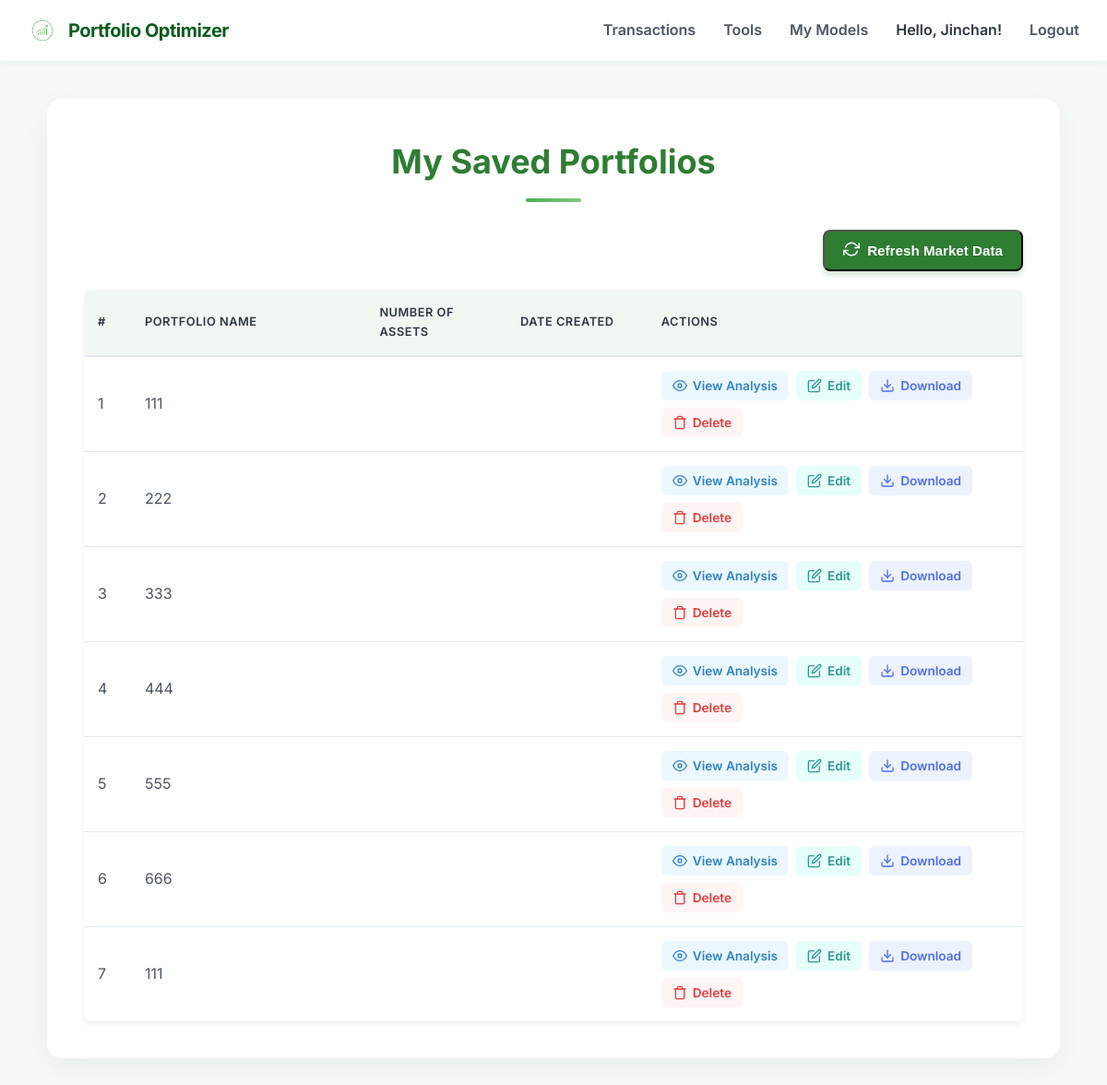
The page /portfolio/saved (signed in) on the database its author committed.
### app/models.py (models this page shows, shortened)
class User(db.Model, UserMixin): # <--- ADDED UserMixin inheritance
    id = db.Column(db.Integer, primary_key=True)
    username = db.Column(db.String(50), unique=True, nullable=False)
    email = db.Column(db.String(120), unique=True, nullable=False)
    password_hash = db.Column(db.String(100), nullable=False)
    is_admin = db.Column(db.Boolean, default=False, nullable=False) # Flag if user is an administrator
    is_active = db.Column(db.Boolean, default=True, nullable=False) # Flag if account is active (can be disabled by admin)
    password_reset_required = db.Column(db.Boolean, default=False, nullable=False) # Flag to force password reset on next login
    assets = db.relationship("Asset", backref="user", lazy=True)
    portfolios = db.relationship("Portfolio", backref="user", lazy=True)
    transactions = db.relationship('Transaction', backref='user', lazy=True) # Associate transactions with user
    @property
    def is_authenticated(self):
        return True

class Portfolio(db.Model):
    id              = db.Column(db.Integer, primary_key=True)
    user_id         = db.Column(db.Integer, db.ForeignKey("user.id"), nullable=False)
    portfolio_name  = db.Column(db.String(100), nullable=False)
    total_value     = db.Column(db.Float, nullable=False, default=0.0)
    purchase_date   = db.Column(db.DateTime, default=datetime.now(UTC))
    holdings = db.relationship("PortfolioAsset", back_populates="portfolio", cascade="all, delete-orphan", lazy="joined")

### app/routes/portfolio_api.py (the view)
@portfolio_bp.route('/saved', methods=['GET']) # Changed route from /saved-portfolios
@login_required # <--- ADDED Flask-Login decorator to require login
def saved_portfolios():
    user_id = current_user.id # <--- CHANGED from session.get('user_id')
    username = current_user.username # Access username via current_user
    try:
        portfolios = (Portfolio.query
                      .filter_by(user_id=user_id)
                      .options(joinedload(Portfolio.holdings).joinedload(PortfolioAsset.asset))
                      .all())
        print(f"Efficient Frontier page: Found {len(portfolios)} portfolios for user {user_id}.")
    except Exception as e:
        current_app.logger.error(f"Error fetching portfolios for Saved Portfolios page (user {user_id}): {str(e)}")
        traceback.print_exc() # Uncomment for debug
        flash('Error loading portfolios. Please try again.', 'danger')
        portfolios = []
    return render_template('saved-portfolios.html',
                           username=username,
                           portfolios=portfolios) # Pass portfolios list

### app/models.py (called while the page is built)
@login_manager.user_loader # <--- REGISTER THIS FUNCTION
def load_user(user_id):
    if user_id is not None:
        return User.query.get(int(user_id)) # <--- Query the User model
    return None # Return None if user_id is None

### templates/saved-portfolios.html (shortened to what this page needs)
<!DOCTYPE html>
<html lang="en">
<head>
</head>
<body>
  <div class="header">
    <div class="logo">
      <a href="{{ url_for('auth.index') }}" style="text-decoration: none; display: flex; align-items: center;">
        <img src="{{ url_for('static', filename='logo.jpeg') }}" alt="Logo">
        <div class="logo-text">Portfolio Optimizer</div>
      </a>
    </div>
    <div class="nav">
      <a href="{{ url_for('transactions.get_transactions') }}">Transactions</a>
      <div class="dropdown">
        <a href="#">Tools</a>
      </div>
      <div class="dropdown">
        <a href="#">My Models</a>
      </div>
      {% if current_user.is_authenticated %}
        <a href="{{ url_for('auth.index') }}" style="text-decoration: none;">
          <span>Hello, {{ current_user.username }}!</span>
        </a>
        <a href="#" id="logoutButton">Logout</a>
      {% else %}
        <a href="{{ url_for('auth.login_page') }}">Login</a>
        <a href="{{ url_for('auth.register_page') }}">Sign Up</a>
      {% endif %}
    </div>
  </div>
  <div class="content-container">
    <h1 class="page-title">My Saved Portfolios</h1>
    <div class="refresh-section">
      <button id="refresh-market-data" class="refresh-btn">
        <span id="refresh-icon" class="refresh-icon">
        </span>
        Refresh Market Data
      </button>
    </div>
    {% if portfolios %}
      <div class="portfolio-table-container">
        <table class="portfolio-table">
          <thead>
            <tr>
              <th width="5%">#</th>
              <th width="25%">Portfolio Name</th>
              <th width="15%">Number of Assets</th>
              <th width="15%">Date Created</th>
              <th width="40%">Actions</th>
            </tr>
          </thead>
          <tbody>
            {% for portfolio_data in portfolios %}
            <tr id="portfolio-row-{{ portfolio_data.id }}">
              <td>{{ loop.index }}</td>
              <td>{{ portfolio_data.portfolio_name }}</td>
              <td>{{ portfolio_data.num_assets }}</td>
              <td>{{ portfolio_data.created_at }}</td>
              <td>
                <div class="action-buttons">
                  <button class="action-btn btn-view" onclick="location.href='{{ url_for('portfolio_api.view_dashboard', portfolio_id=portfolio_data.id) }}'">
                    <svg xmlns="http://www.w3.org/2000/svg" width="16" height="16" viewBox="0 0 24 24" fill="none" stroke="currentColor" stroke-width="2" stroke-linecap="round" stroke-linejoin="round">
                      <path d="M1 12s4-8 11-8 11 8 11 8-4 8-11 8-11-8-11-8z"></path>
                      <circle cx="12" cy="12" r="3"></circle>
                    </svg>
                    View Analysis
                  </button>
                  <button class="action-btn btn-edit" onclick="location.href='{{ url_for('portfolio_api.data_entry') }}?portfolio_id={{ portfolio_data.id }}'">
                    Edit
                  </button>
                  <button class="action-btn btn-download download-btn" data-portfolio-id="{{ portfolio_data.id }}">
                    Download
                  </button>
                  <button class="action-btn btn-delete delete-btn" data-portfolio-id="{{ portfolio_data.id }}">
                    Delete
                  </button>
                </div>
              </td>
            </tr>
            {% endfor %}
          </tbody>
        </table>
      </div>
    {% endif %}
  </div>
</body>
</html>

### templates/saved-portfolios.html (style rules this page uses)
* { box-sizing: border-box; margin: 0; padding: 0; }
body { margin: 0; font-family: 'Inter', sans-serif; background-color: #f5f9f7; color: #333; line-height: 1.6; }
.header { background-color: white; padding: 15px 30px; display: flex; justify-content: space-between; align-items: center; box-shadow: 0 1px 10px rgba(0,0,0,0.05); position: sticky; top: 0; z-index: 100; }
.logo { display: flex; align-items: center; }
.logo img { width: 32px; height: 32px; margin-right: 12px; border-radius: 6px; }
.logo-text { font-size: 20px; font-weight: 700; color: #0b5d1e; letter-spacing: -0.5px; }
.nav { display: flex; align-items: center; gap: 30px; }
.nav a { color: #4a5568; font-weight: 600; text-decoration: none; transition: all 0.3s ease; position: relative; padding: 5px 0; }
.nav a::after { content: ''; position: absolute; width: 0; height: 2px; bottom: 0; left: 0; background-color: #2E7D32; transition: width 0.3s ease; }
.nav span { color: #2d3748; font-weight: 600; }
.dropdown { position: relative; display: inline-block; }
.content-container { max-width: 1100px; margin: 40px auto; padding: 40px; background-color: white; border-radius: 16px; box-shadow: 0 10px 30px rgba(0, 0, 0, 0.05); border: 1px solid rgba(0, 0, 0, 0.05); }
.page-title { position: relative; padding-bottom: 15px; margin-bottom: 30px; color: #2E7D32; font-size: 2.25rem; font-weight: 700; text-align: center; }
.page-title::after { content: ""; position: absolute; bottom: 0; left: 50%; transform: translateX(-50%); width: 60px; height: 4px; background: linear-gradient(to right, #4CAF50, #81C784); border-radius: 2px; }
.refresh-section { display: flex; justify-content: flex-end; align-items: center; margin-bottom: 20px; }
.refresh-btn { background-color: #2E7D32; color: white; padding: 10px 20px; border-radius: 8px; display: flex; align-items: center; font-weight: 600; font-size: 0.95rem; transition: all 0.3s ease; box-shadow: 0 4px 6px rgba(46, 125, 50, 0.2); }
.refresh-icon { margin-right: 8px; transition: transform 0.5s ease; }
.portfolio-table { width: 100%; border-collapse: separate; border-spacing: 0; margin-top: 20px; border-radius: 8px; overflow: hidden; box-shadow: 0 4px 6px rgba(0, 0, 0, 0.05); }
.portfolio-table thead th { background-color: #f1f7f1; color: #2d3748; font-weight: 600; text-transform: uppercase; font-size: 0.8rem; letter-spacing: 0.5px; padding: 15px; text-align: left; border-bottom: 2px solid #e2e8f0; }
.portfolio-table tbody tr { transition: all 0.2s ease; }
.portfolio-table tbody td { padding: 15px; border-bottom: 1px solid #e2e8f0; color: #4a5568; }
.portfolio-table tbody tr:last-child td { border-bottom: none; }
.action-buttons { display: flex; gap: 8px; flex-wrap: wrap; }
.action-btn { display: inline-flex; align-items: center; padding: 8px 12px; border: none; border-radius: 6px; font-weight: 600; font-size: 0.85rem; cursor: pointer; transition: all 0.2s ease; font-family: 'Inter', sans-serif; }
.btn-view { background-color: #ebf8ff; color: #3182ce; }
.btn-edit { background-color: #e6fffa; color: #319795; }
.btn-download { background-color: #edf2ff; color: #4c6ef5; }
.btn-delete { background-color: #fff5f5; color: #e53e3e; }
.action-btn svg { margin-right: 6px; width: 16px; height: 16px; }

### rows shown on the page
User: username "Jinchan"
Portfolio: portfolio_name "111"
Portfolio: portfolio_name "222"
Portfolio: portfolio_name "333"
Portfolio: portfolio_name "444"
Portfolio: portfolio_name "555"
Portfolio: portfolio_name "666"
Portfolio: portfolio_name "111"
